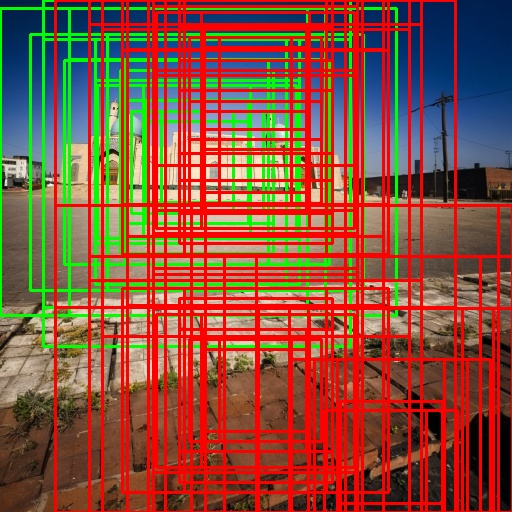
#> input picture center_guided_boxes.jpg, 512 x 512 px, given in place of A15.jpg, which was not available
$ python rate_a_box.py   (older library calls are emulated)
#> lines starting #> are read from the running program, lines starting #| are printed output that depends on the picture; pictures that were not available may be replaced by others from this repository, and a replacement may not be noted
### crop/candidate_generator.py
'''from crop.bbox_utils import BBox


def generate_candidates(img_w, img_h):

    scales = [
        0.20,
        0.25,
        0.30,
        0.35,
        0.40,
        0.50,
    ]

    candidates = []

    for scale in scales:

        crop_w = int(img_w * scale)
        crop_h = int(img_h * scale)

        # ======================
        # 1. 自适应 stride（核心优化）
        # ======================
        stride_ratio = 0.12  # 推荐 10%~15%

        step_x = max(10, int(crop_w * stride_ratio))
        step_y = max(10, int(crop_h * stride_ratio))

        # ======================
        # 2. 大窗口稍微放宽 stride（避免太密浪费）
        # ======================
        if scale >= 0.5:
            step_x = max(step_x, 20)
            step_y = max(step_y, 20)

        # ======================
        # 3. sliding window
        # ======================
        for y in range(0, img_h - crop_h + 1, step_y):
            for x in range(0, img_w - crop_w + 1, step_x):

                candidates.append(
                    BBox(x, y, x + crop_w, y + crop_h, scale)
                )

        # ======================
        # 4. 额外 grid 保底（防止大窗口太少）
        # ======================
        if scale >= 0.5:

            grid_n = 4  # 4x4 保底采样

            for i in range(grid_n):
                for j in range(grid_n):

                    x = int(i * (img_w - crop_w) / max(1, grid_n - 1))
                    y = int(j * (img_h - crop_h) / max(1, grid_n - 1))

                    candidates.append(
                        BBox(x, y, x + crop_w, y + crop_h, scale)
                    )

    return candidates
'''

from __future__ import annotations
import random
from typing import Dict, List, Optional
from crop.bbox_utils import BBox


_DEFAULT_SCALE_GRID: dict[float, int] = {
    0.20: 12,
    0.25: 12,
    0.30: 12,
    0.35: 11,
    0.40: 11,
    0.50: 8,
}


def generate_candidates(
    img_w: int,
    img_h: int,
    jitter_ratio: float = 0.05,
    seed: int = 42,
    scale_grid: Optional[Dict[float, int]] = None,
) -> List[BBox]:
    rng = random.Random(seed)
    seen: set[tuple] = set()
    candidates: List[BBox] = []
    active_scale_grid = scale_grid or _DEFAULT_SCALE_GRID

    for scale, grid_n in active_scale_grid.items():
        crop_w = int(img_w * scale)
        crop_h = int(img_h * scale)

        if crop_w < 32 or crop_h < 32:
            continue

        if crop_w >= img_w or crop_h >= img_h:
            continue
        jitter_x = int(crop_w * jitter_ratio)
        jitter_y = int(crop_h * jitter_ratio)

        for i in range(grid_n):
            for j in range(grid_n):
                x = int(i * (img_w - crop_w) / (grid_n - 1)) if grid_n > 1 else 0
                y = int(j * (img_h - crop_h) / (grid_n - 1)) if grid_n > 1 else 0

                # jitter 扰动，避免纯规则网格漏掉边界附近最优位置
                if jitter_x > 0:
                    x += rng.randint(-jitter_x, jitter_x)
                if jitter_y > 0:
                    y += rng.randint(-jitter_y, jitter_y)

                x = max(0, min(x, img_w - crop_w))
                y = max(0, min(y, img_h - crop_h))

                key = (x, y, x + crop_w, y + crop_h)
                if key in seen:
                    continue
                seen.add(key)

                candidates.append(BBox(x, y, x + crop_w, y + crop_h, scale))

    return candidates

### composition/composition_score.py
"""
构图规则综合评分模块
整合三分法、画面平衡、留白合理性三个维度
"""

import numpy as np
from typing import List, Tuple

# 导入三个子模块
from composition.thirds import compute_thirds_score_batch
from composition.balance import compute_balance_score_batch
from composition.whitespace import compute_whitespace_score_batch

# 类型别名
Bbox = Tuple[int, int, int, int]


class CompositionScorer:
    """
    构图规则综合评分器
    """

    def __init__(self,
                 weights: Tuple[float, float, float] = (0.4, 0.3, 0.3)):
        """
        初始化构图评分器

        Args:
            weights: (三分法权重, 平衡度权重, 留白权重)
        """
        self.weight_thirds = weights[0]
        self.weight_balance = weights[1]
        self.weight_whitespace = weights[2]
        # 保存权重元组，用于比较
        self.weights = weights

    # [30 lines left out: function compute_scores, not called in this run]

    def compute_single_score(self, image: np.ndarray, bbox: Bbox) -> dict:
        """
        计算单个候选框的详细得分（用于调试和理由生成）

        Returns:
            包含各维度得分的字典
        """
        from composition.thirds import compute_thirds_score
        from composition.balance import compute_balance_score
        from composition.whitespace import compute_whitespace_score

        thirds = compute_thirds_score(image, bbox)
        balance = compute_balance_score(image, bbox)
        whitespace = compute_whitespace_score(image, bbox)

        total = (self.weight_thirds * thirds +
                 self.weight_balance * balance +
                 self.weight_whitespace * whitespace)

        return {
            'thirds_score': thirds,
            'balance_score': balance,
            'whitespace_score': whitespace,
            'total_score': total
        }


# ========== 简化版函数接口 ==========

_scorer = None
_current_weights = None


# [25 lines left out: function compute_composition_scores, not called in this run]


def compute_composition_score_single(image: np.ndarray, bbox: Bbox) -> dict:
    """
    计算单个候选框的详细构图得分（用于调试）

    示例:
        detail = compute_composition_score_single(img, (100,80,300,300))
        print(detail['thirds_score'])
    """
    global _scorer
    if _scorer is None:
        _scorer = CompositionScorer()
    return _scorer.compute_single_score(image, bbox)

### composition/thirds.py
"""
三分法构图规则（裁剪图版本）
原理：在裁剪后的图片上，重要元素是否位于框内的三分线交点
"""

import cv2
import numpy as np
from typing import Tuple, Optional


def compute_thirds_score(image: np.ndarray, bbox: Optional[Tuple[int, int, int, int]] = None) -> float:
    """
    计算裁剪图的三分法得分（基于图片本身）

    Args:
        image: 裁剪后的图片 (H, W, 3) BGR格式
        bbox: 保留参数兼容性，实际不使用

    Returns:
        三分法得分，范围 0~1，越高表示图片越符合三分法构图
    """
    h, w = image.shape[:2]

    # 转换为灰度图
    gray = cv2.cvtColor(image, cv2.COLOR_BGR2GRAY)

    # 使用边缘检测作为"重要元素"的代理
    edges = cv2.Canny(gray, 50, 150)

    # 计算边缘的加权中心（视觉重心）
    y_coords, x_coords = np.indices((h, w))
    total_weight = edges.sum()

    if total_weight < 1e-6:
        return 0.5

    center_x = (edges * x_coords).sum() / total_weight
    center_y = (edges * y_coords).sum() / total_weight

    # 图片内的三分线位置
    third_w = w / 3
    third_h = h / 3

    # 四个三分线交点
    intersection_points = [
        (third_w, third_h),       # 左上交点
        (2 * third_w, third_h),   # 右上交点
        (third_w, 2 * third_h),   # 左下交点
        (2 * third_w, 2 * third_h) # 右下交点
    ]

    # 计算视觉重心到最近三分线交点的距离
    min_dist = float('inf')
    for px, py in intersection_points:
        dist = np.sqrt((center_x - px)**2 + (center_y - py)**2)
        min_dist = min(min_dist, dist)

    # 归一化距离
    max_dist = np.sqrt(w**2 + h**2) / 2
    normalized_dist = min(min_dist / max_dist, 1.0)
    score = 1 - normalized_dist

    return max(0.0, min(1.0, score))


# [9 lines left out: function compute_thirds_score_batch, not called in this run]

### composition/balance.py
"""
画面平衡规则
原理：视觉重心是否在画面中心附近，避免失重感
"""

import cv2
import numpy as np
from typing import Tuple


def compute_balance_score(image: np.ndarray, bbox: Tuple[int, int, int, int]) -> float:
    """
    计算候选框的画面平衡度得分

    Args:
        image: 原始图像 (H, W, 3) BGR格式
        bbox: 候选框 (x, y, w, h)

    Returns:
        平衡度得分，范围 0~1，越高表示画面越平衡
    """
    x, y, w, h = bbox

    # 提取候选框区域
    roi = image[y:y+h, x:x+w]
    if roi.size == 0:
        return 0.5

    # 转换为灰度图
    gray = cv2.cvtColor(roi, cv2.COLOR_BGR2GRAY)

    # 使用梯度作为视觉重量的度量（边缘越强，视觉重量越大）
    grad_x = cv2.Sobel(gray, cv2.CV_64F, 1, 0, ksize=3)
    grad_y = cv2.Sobel(gray, cv2.CV_64F, 0, 1, ksize=3)
    weight_map = np.sqrt(grad_x ** 2 + grad_y ** 2)
    weight_map = weight_map / (np.mean(weight_map) + 1e-6)

    # 计算视觉重心
    total_weight = weight_map.sum()
    if total_weight < 1e-6:
        return 0.5

    y_coords, x_coords = np.indices(roi.shape[:2])
    center_x_weighted = (weight_map * x_coords).sum() / total_weight
    center_y_weighted = (weight_map * y_coords).sum() / total_weight

    # 理想重心在框中心
    ideal_center_x = w / 2
    ideal_center_y = h / 2

    # 计算偏移距离（归一化）
    offset_x = abs(center_x_weighted - ideal_center_x) / w
    offset_y = abs(center_y_weighted - ideal_center_y) / h
    offset = np.sqrt(offset_x ** 2 + offset_y ** 2)

    # 偏移越小得分越高
    score = 1 - min(offset, 1.0)

    return score


# [13 lines left out: function compute_balance_score_batch, not called in this run]

### composition/whitespace.py
"""
留白合理性规则（裁剪图版本）
原理：主体区域占整幅图像的面积比例是否合适
       理想的主体面积占比约为 25% ~ 60%
"""

import cv2
import numpy as np
from typing import Tuple, Optional


def compute_whitespace_score(image: np.ndarray, bbox: Optional[Tuple[int, int, int, int]] = None) -> float:
    """
    计算裁剪图的留白合理性得分（基于图片本身）

    Args:
        image: 裁剪后的图片 (H, W, 3) BGR格式
        bbox: 保留参数兼容性，实际不使用

    Returns:
        留白得分，范围 0~1
    """
    # 转换为灰度图
    gray = cv2.cvtColor(image, cv2.COLOR_BGR2GRAY)

    # 方法1：Otsu自适应阈值检测主体区域
    _, binary = cv2.threshold(gray, 0, 255, cv2.THRESH_BINARY + cv2.THRESH_OTSU)
    subject_area_otsu = (binary > 0).sum() / binary.size

    # 方法2：边缘密度作为补充
    edges = cv2.Canny(gray, 50, 150)
    edge_density = (edges > 0).sum() / edges.size

    # 方法3：梯度密度
    grad_x = cv2.Sobel(gray, cv2.CV_64F, 1, 0, ksize=3)
    grad_y = cv2.Sobel(gray, cv2.CV_64F, 0, 1, ksize=3)
    grad_magnitude = np.sqrt(grad_x**2 + grad_y**2)
    grad_magnitude = grad_magnitude / (grad_magnitude.max() + 1e-6)
    grad_density = (grad_magnitude > 0.1).sum() / grad_magnitude.size

    # 综合主体面积估计
    subject_ratio = (
        0.4 * subject_area_otsu +
        0.3 * edge_density * 2 +
        0.3 * grad_density
    )
    subject_ratio = min(subject_ratio, 1.0)

    # 理想主体占比范围：25% ~ 60%
    ideal_min = 0.25
    ideal_max = 0.60

    if subject_ratio < ideal_min:
        # 主体太小，留白过多
        score = subject_ratio / ideal_min
    elif subject_ratio > ideal_max:
        # 主体太大，画面过满
        score = 1 - (subject_ratio - ideal_max) / (1 - ideal_max)
    else:
        # 理想范围内
        score = 1.0

    return max(0.0, min(1.0, score))


# [9 lines left out: function compute_whitespace_score_batch, not called in this run]

### experiments/rate_a_box.py
"""
集成同学A的候选框生成 + 同学C的构图评分（对所有框评分）
"""

import cv2
import sys
import os

# 添加项目根目录
current_dir = os.path.dirname(os.path.abspath(__file__))
project_root = os.path.dirname(current_dir)
sys.path.insert(0, project_root)

from composition.composition_score import compute_composition_score_single
from crop.candidate_generator import generate_candidates


def box_to_bbox(box):
    """
    将A同学的BBox对象转换为 (x, y, w, h) 格式

    A同学的BBox属性: x1, y1, x2, y2
    """
    x = box.x1
    y = box.y1
    w = box.x2 - box.x1
    h = box.y2 - box.y1
    return (x, y, w, h)


# [14 lines left out: function rate_single_box, not called in this run]


def main():
    # ========== 配置 ==========
    image_path = r"D:\VSCODE project\jiqishijue\smart-image-cropping\data\testA\A15.jpg"

    # ========== 1. 读取图片 ==========
    img = cv2.imread(image_path)
#> img is the input picture: shape (512, 512, 3); mean B, G, R 59.9, 80.1, 136.4
    if img is None:
        print(f"❌ 图片读取失败: {image_path}")
        return

    h, w = img.shape[:2]
    print(f"📷 图片尺寸: {w} x {h}")
#| 📷 图片尺寸: 512 x 512
    print("="*50)

    # ========== 2. 调用A同学生成候选框 ==========
    print("\n🔍 正在生成候选框...")
    boxes = generate_candidates(img_w=w, img_h=h)
    print(f"✅ A同学生成了 {len(boxes)} 个候选框")
#| ✅ A同学生成了 738 个候选框
    print(f"📋 将对全部 {len(boxes)} 个框进行评分\n")
#| 📋 将对全部 738 个框进行评分

    # ========== 3. 对所有框评分，记录最佳 ==========
    print("="*50)
    print("🎯 构图评分中...")
    print("="*50 + "\n")

    best_score = -1
    best_index = -1
    best_bbox = None

    for i, box in enumerate(boxes):
        bbox = box_to_bbox(box)
        score = compute_composition_score_single(img, bbox)['total_score']

        # 打印进度（每100个框打印一次）
        if (i + 1) % 100 == 0 or i == 0:
            print(f"  已处理: {i+1}/{len(boxes)} 个框, 当前最佳得分: {best_score:.4f}")

        if score > best_score:
            best_score = score
            best_index = i
            best_bbox = bbox
#> this loop made 738 passes
#> score on passes 1, 3, 9: 0.852, 0.862, 0.866
#> (printed output is left out)
#> pass 1, in compute_thirds_score, `gray = cv2.cvtColor(image, cv2.COLOR_BGR2GRAY)`:
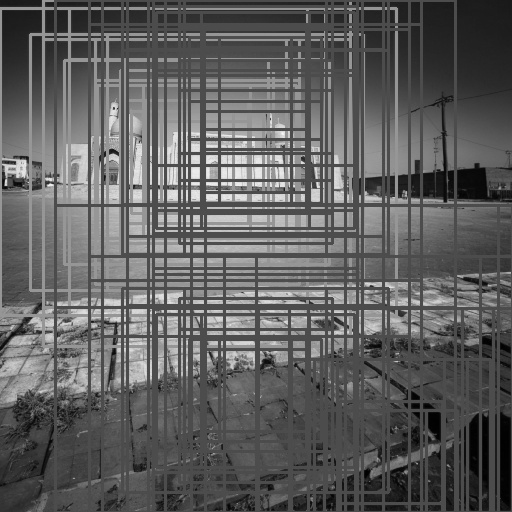
#> gray: shape (512, 512); min 0, max 248, mean 94.7
#> pass 1, in compute_thirds_score, `edges = cv2.Canny(gray, 50, 150)`:
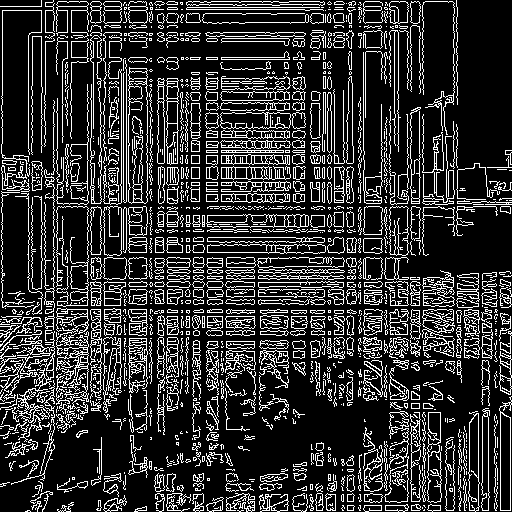
#> edges: shape (512, 512); 19.6% white in thin lines or dots
#> pass 1, in compute_balance_score, `roi = image[y:y+h, x:x+w]`:
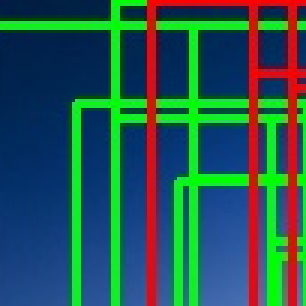
#> roi: shape (102, 102, 3) (shown 3 times larger); mean B, G, R 81.6, 88.3, 38.7
#> pass 1, in compute_balance_score, `gray = cv2.cvtColor(roi, cv2.COLOR_BGR2GRAY)`:
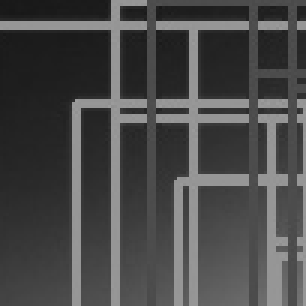
#> gray: shape (102, 102) (shown 3 times larger); min 24, max 156, mean 72.7

    # ========== 4. 输出最佳结果 ==========
    print("\n" + "="*50)
    print("🏆 最佳候选框结果")
    print("="*50)
    print(f"最佳框索引: 第 {best_index + 1} 个")
#| 最佳框索引: 第 83 个
    print(f"最佳框位置: ({best_bbox[0]}, {best_bbox[1]}, {best_bbox[2]}, {best_bbox[3]})")
#| 最佳框位置: (222, 377, 102, 102)
    print(f"最佳综合得分: {best_score:.4f}")
#| 最佳综合得分: 0.8798

    # 详细输出最佳框的各维度得分
    result = compute_composition_score_single(img, best_bbox)
    print(f"\n📊 最佳框详细得分:")
    print(f"  三分法: {result['thirds_score']:.4f}")
#|   三分法: 0.7005
    print(f"  平衡度: {result['balance_score']:.4f}")
#|   平衡度: 0.9987
    print(f"  留白: {result['whitespace_score']:.4f}")
#|   留白: 1.0000
    print("="*50)

    # ========== 5. 可视化最佳框 ==========
    show_vis = input("\n是否显示可视化？(y/n): ")
#> the answer given: y
    if show_vis.lower() == 'y':
        canvas = img.copy()

        # 绘制最佳框（绿色加粗）
        x, y, w_box, h_box = best_bbox
        cv2.rectangle(canvas, (x, y), (x + w_box, y + h_box), (0, 255, 0), 3)
        cv2.putText(canvas, f"BEST SCORE: {best_score:.4f}",
                   (x, y - 10), cv2.FONT_HERSHEY_SIMPLEX, 0.6, (0, 255, 0), 2)
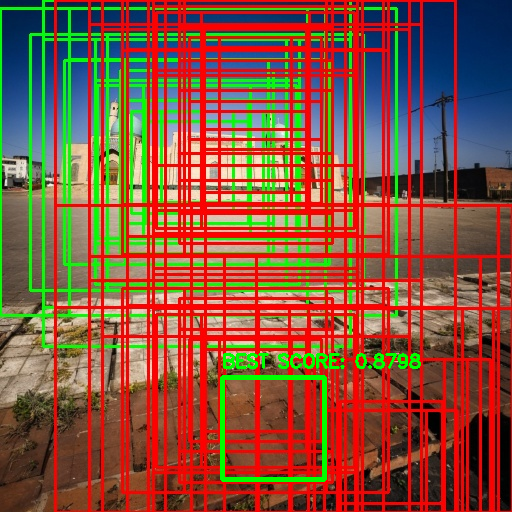
#> canvas: shape (512, 512, 3); mean B, G, R 59.4, 83, 134

        # 显示
        cv2.imshow("Best Candidate Box", cv2.resize(canvas, (800, 600)))
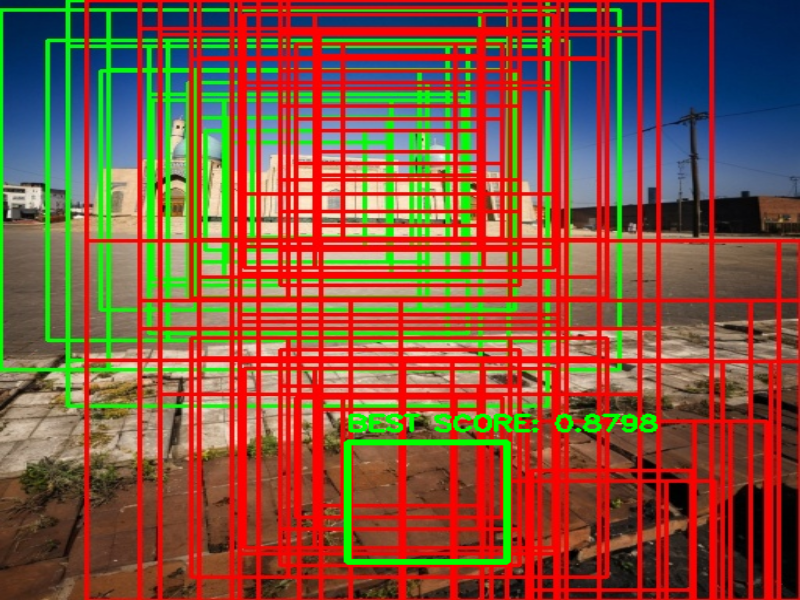
#> window 'Best Candidate Box': shape (600, 800, 3); mean B, G, R 59.3, 82.8, 133.9
        print("\n按任意键关闭图片窗口...")
        cv2.waitKey(0)
        cv2.destroyAllWindows()


if __name__ == "__main__":
    main()

$ run again, on saliency_guided_boxes.jpg
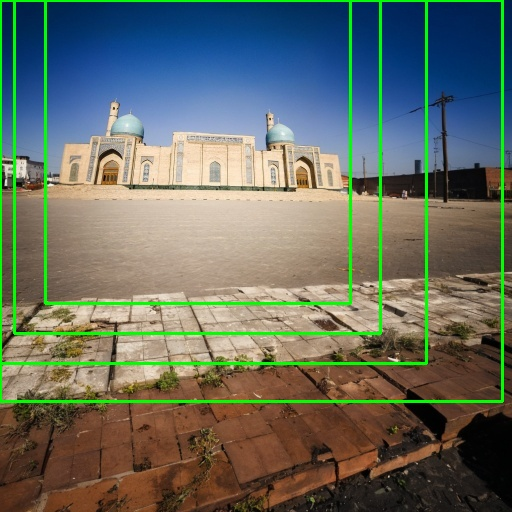
#> input picture saliency_guided_boxes.jpg, 512 x 512 px, given in place of A15.jpg, which was not available
#> in main, img is the input picture: shape (512, 512, 3); mean B, G, R 98, 109, 101.7
#| 📷 图片尺寸: 512 x 512
#| ✅ A同学生成了 738 个候选框
#| 📋 将对全部 738 个框进行评分
#> the loop in main, `for i, box in enumerate(boxes):` made 738 passes
#> score on passes 1, 3, 4, 9: 0.847, 0.863, 0.876, 0.899
#> (printed output is left out)
#> pass 1, in compute_thirds_score, `edges = cv2.Canny(gray, 50, 150)`:
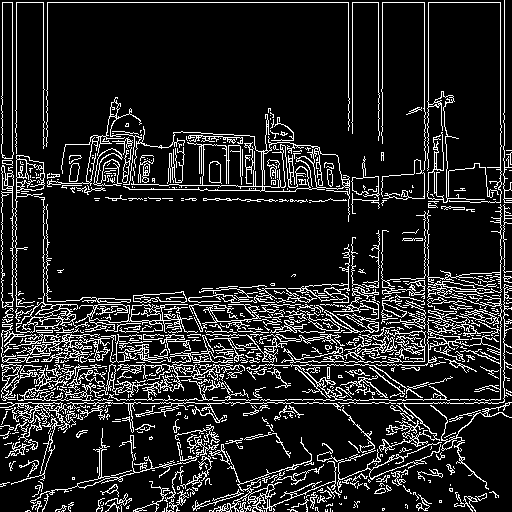
#> edges: shape (512, 512); 13.5% white in thin lines or dots
#| 最佳框索引: 第 496 个
#| 最佳框位置: (160, 259, 179, 179)
#| 最佳综合得分: 0.9056
#|   三分法: 0.7679
#|   平衡度: 0.9947
#|   留白: 1.0000
#> in main, `cv2.imshow("Best Candidate Box", cv2.resize(canvas, (800, 600)))`:
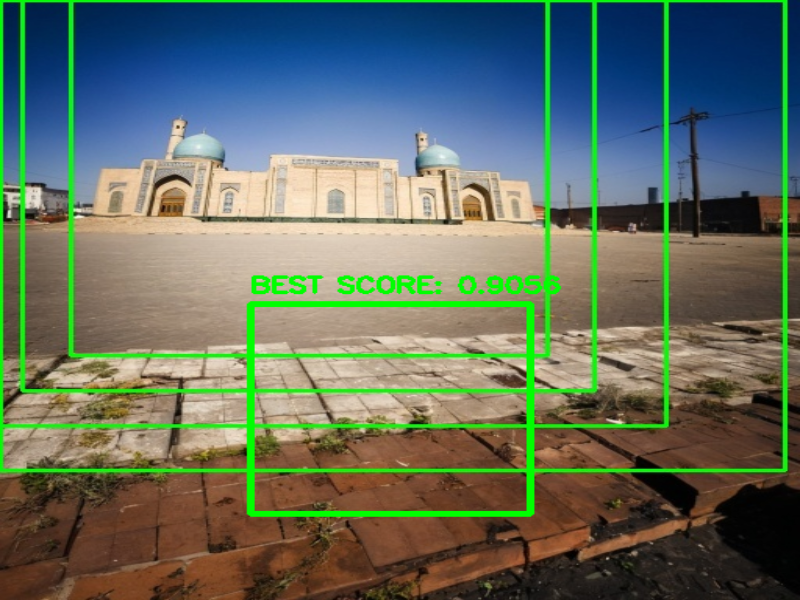
#> window 'Best Candidate Box': shape (600, 800, 3); mean B, G, R 95.8, 111.2, 98.6
